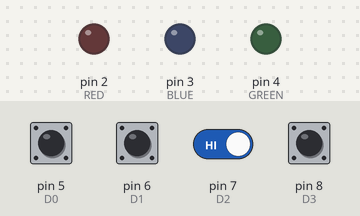
This sketch was run on a simulated Arduino Uno, built with avr-gcc and run on an emulated ATmega328P. Parts: output pins drawn as LEDs (lit = HIGH). Inputs (shaded band) come from the test bench; at power-on: pin 5 (D0), pin 6 (D1), pin 7 (D2), pin 8 (D3) HIGH.

Above: at 1.2 s.
1.3 s: pin 8 (D3) pulled LOW for 0.15 s
At 1.39 s:
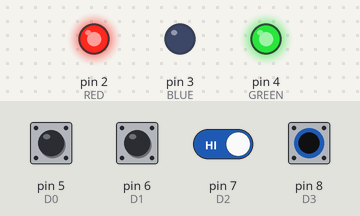
2.9 s: pin 7 (D2) driven LOW and pin 8 (D3) driven LOW
At 3.5 s:
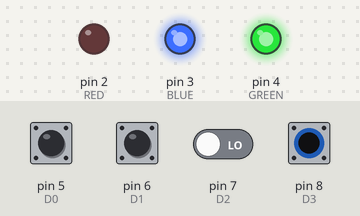
4.4 s: pin 6 (D1) pulled LOW for 0.15 s
At 4.49 s:
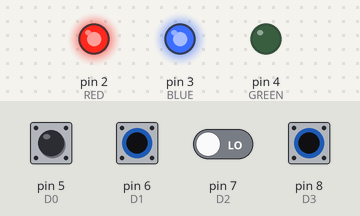
6.0 s: pin 7 (D2) driven HIGH
At 7.0 s:
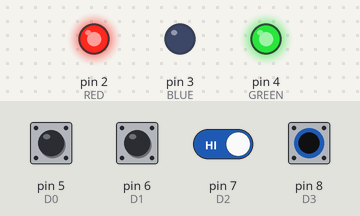
7.5 s: pin 7 (D2) driven LOW
At 7.8 s:
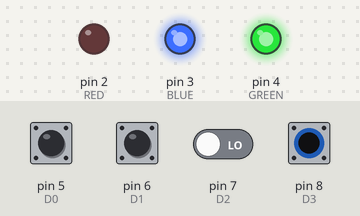
Timing chart, 0 to 10.0 s (numbered marks = the images above; inputs shaded):
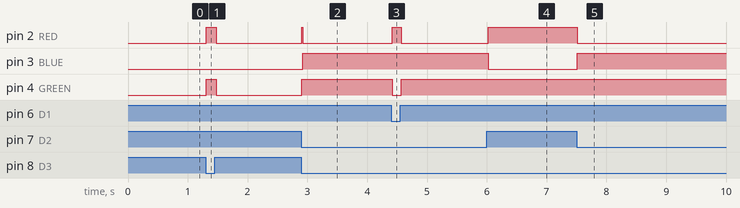

The sketch:

RF_SWITCHCASE.ino
```cpp
int D0 = 5;
int D1 = 6;
int D2 = 7;
int D3 = 8;
int RED = 2;
int BLUE = 3;
int GREEN = 4;
int PUSH;

void setup() {

  pinMode(D0, INPUT_PULLUP);
  pinMode(D1, INPUT_PULLUP);
  pinMode(D2, INPUT_PULLUP);
  pinMode(D3, INPUT_PULLUP);
  pinMode(RED, OUTPUT);
  pinMode(BLUE, OUTPUT);
  pinMode(GREEN, OUTPUT);
  Serial.begin(9600);
}

void loop()
{

  if (digitalRead(D0) == HIGH)
  {
    PUSH = 1;
    delay(10);
  }

  if (digitalRead(D1) == HIGH)
  {
    PUSH = 2;
    delay(10);
  }

  if (digitalRead(D2) == HIGH)
  {
    PUSH = 3;
    delay(10);
  }
  if (digitalRead(D3) == HIGH)
{
  PUSH = 4;
  delay(10);
  }
  switch (PUSH)
{
  case 1:
    digitalWrite(RED, HIGH);
      digitalWrite(BLUE, HIGH);
      digitalWrite(GREEN, LOW);
      break;

    case 2:
      digitalWrite(RED, LOW);
      digitalWrite(BLUE, HIGH);
      digitalWrite(GREEN, HIGH);
      break;

    case 3:
      digitalWrite(RED, HIGH);
      digitalWrite(BLUE, LOW);
      digitalWrite(GREEN, HIGH);
      break;

    case 4:
      digitalWrite(RED, LOW);
      digitalWrite(BLUE, LOW);
      digitalWrite(GREEN, LOW);
      break;
  }
}
```

Measured:
- after the input at 1.3 s, pin 2 (RED), pin 4 (GREEN): LOW → HIGH at once, → LOW 0.16 s later
- after the input at 2.9 s, pin 2 (RED): LOW → HIGH at once, → LOW 0.02 s later; pin 3 (BLUE), pin 4 (GREEN): LOW → HIGH at once
- after the input at 4.4 s, pin 2 (RED): LOW → HIGH at once, → LOW 0.15 s later; pin 4 (GREEN): HIGH → LOW at once, → HIGH 0.15 s later
- after the input at 6.0 s, pin 2 (RED): LOW → HIGH at once; pin 3 (BLUE): HIGH → LOW at once
- after the input at 7.5 s, pin 2 (RED): HIGH → LOW at once; pin 3 (BLUE): LOW → HIGH at once
